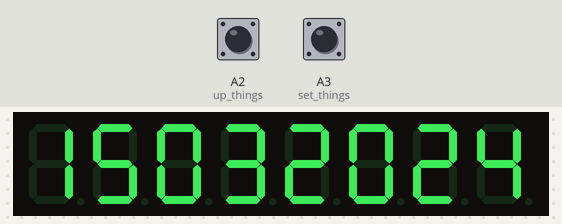
Bench run of a sketch on a simulated Arduino Uno, built with avr-gcc and run on an emulated ATmega328P. Parts: 8-digit seven-segment display. The inputs (shaded band) are chosen by the test bench; at power-on: A2 (up_things) LOW, A3 (set_things) LOW. The local clock reads 2024-03-15 10:24:30 at power-on unless the sketch sets it.

Above: at 1.2 s.
1.3 s: A2 (up_things) pulled HIGH for 0.15 s
3.5 s: A3 (set_things) pulled HIGH for 0.15 s
At 5.2 s:
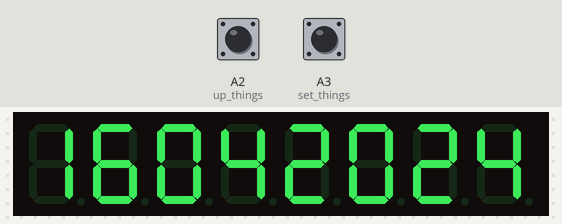
5.5 s: A2 (up_things) pulled HIGH for 1 s
At 7.5 s:
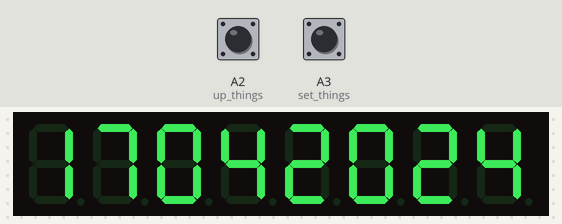
8.5 s: A3 (set_things) pulled HIGH for 1 s
At 11.2 s:
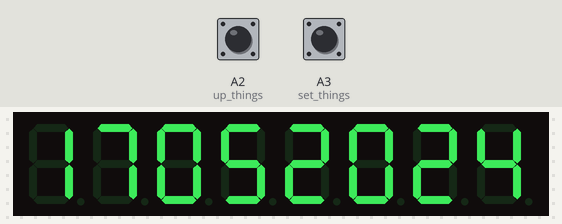
Timing chart, 0 to 12.5 s (numbered marks = the images above; inputs shaded):
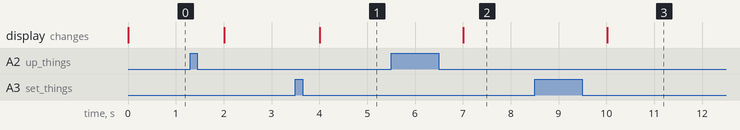

The sketch:

ALADEOGO2test.ino
```cpp
#include <Wire.h>
#include <RTC.h>

static DS1307 RTC;
#include "SevSeg.h"
SevSeg sevseg; //Instantiate a seven segment controller object

unsigned long set_times = millis(), timer = millis(), blink_time = millis(), up_times = millis();
int set_things = A3, up_things = A2, which_one = 0, UP = 0, pressed = 0;
String dy, mo, yr;

String SDIGIT;

void setup() {
  RTC.begin();

  byte numDigits = 8;
  byte digitPins[] = {8, 9, 10, 11, 12, 13, A0, A1};
  byte segmentPins[] = {1, 2, 3, 4, 5, 6, 7};
  bool resistorsOnSegments = false; // 'false' means resistors are on digit pins
  byte hardwareConfig = COMMON_CATHODE; // See README.md for options
  bool updateWithDelays = false; // Default 'false' is Recommended
  bool leadingZeros = false; // Use 'true' if you'd like to keep the leading zeros
  bool disableDecPoint = true; // Use 'true' if your decimal point doesn't exist or isn't connected

  sevseg.begin(hardwareConfig, numDigits, digitPins, segmentPins, resistorsOnSegments,
               updateWithDelays, leadingZeros, disableDecPoint);
  sevseg.setBrightness(90);

  pinMode(set_things, INPUT);
  pinMode(up_things, INPUT);
}

void loop() {

  if (millis() > timer) {
    timer = millis() + 1000;
    getAndDisplay();
    SDIGIT = dy + mo + yr;
    sevseg.setNumber(SDIGIT.toInt());
  }
  sevseg.refreshDisplay();

  if (digitalRead(up_things) == HIGH) {
    pressed = 0;
    while (digitalRead(up_things) == HIGH) {
      if (digitalRead(set_things) == HIGH) {
        while (digitalRead(set_things) == HIGH) {
          sevseg.refreshDisplay();
        }
        pressed = 1;
        UP = RTC.getDay() - 1;
        if (UP < 1) {
          UP = 31;
        }
        RTC.setDay(UP);
      }
      if (millis() > timer) {
        timer = millis() + 1000;
        getAndDisplay();
        SDIGIT = dy + mo + yr;
        sevseg.setNumber(SDIGIT.toInt());
      }
      sevseg.refreshDisplay();
    }
    if (pressed == 0) {
      UP = RTC.getDay() + 1;
      if (UP > 31) {
        UP = 1;
      }
      RTC.setDay(UP);
    }
  }
  if (digitalRead(set_things) == HIGH) {
    pressed = 0;
    while (digitalRead(set_things) == HIGH) {
      if (digitalRead(up_things) == HIGH) {
        while (digitalRead(up_things) == HIGH) {
          sevseg.refreshDisplay();
        }
        pressed = 1;
        UP = RTC.getMonth() - 1;
        if (UP < 1) {
          UP = 12;
        }
        RTC.setMonth(UP);
      }
      if (millis() > timer) {
        timer = millis() + 1000;
        getAndDisplay();
        SDIGIT = dy + mo + yr;
        sevseg.setNumber(SDIGIT.toInt());
      }
      sevseg.refreshDisplay();
    }
    if (pressed == 0) {
      UP = RTC.getMonth() + 1;
      if (UP > 12) {
        UP = 1;
      }
      RTC.setMonth(UP);
    }
  }
}


void getAndDisplay() {
  dy = String (RTC.getDay());
  mo = String (RTC.getMonth());
  yr = String (RTC.getYear());
  if (dy == "0") {
    dy = "00";
  }
  else if (dy.toInt() < 10) {
    dy = "0" + dy;
  }
  if (mo == "0") {
    mo = "00";
  }
  else if (mo.toInt() < 10) {
    mo = "0" + mo;
  }
  if (yr == "0") {
    yr = "0000";
  }
  else if (yr.toInt() < 10) {
    yr = "000" + yr;
  }
  else if (yr.toInt() < 100) {
    yr = "00" + yr;
  }
  else if (yr.toInt() < 1000) {
    yr = "0" + yr;
  }
}
```

Measured:
- after the input at 3.5 s, the display: changes after 0.51 s (image 1)
- after the input at 5.5 s, the display: changes after 1.5 s (image 2)
- after the input at 8.5 s, the display: changes after 1.5 s (image 3)
